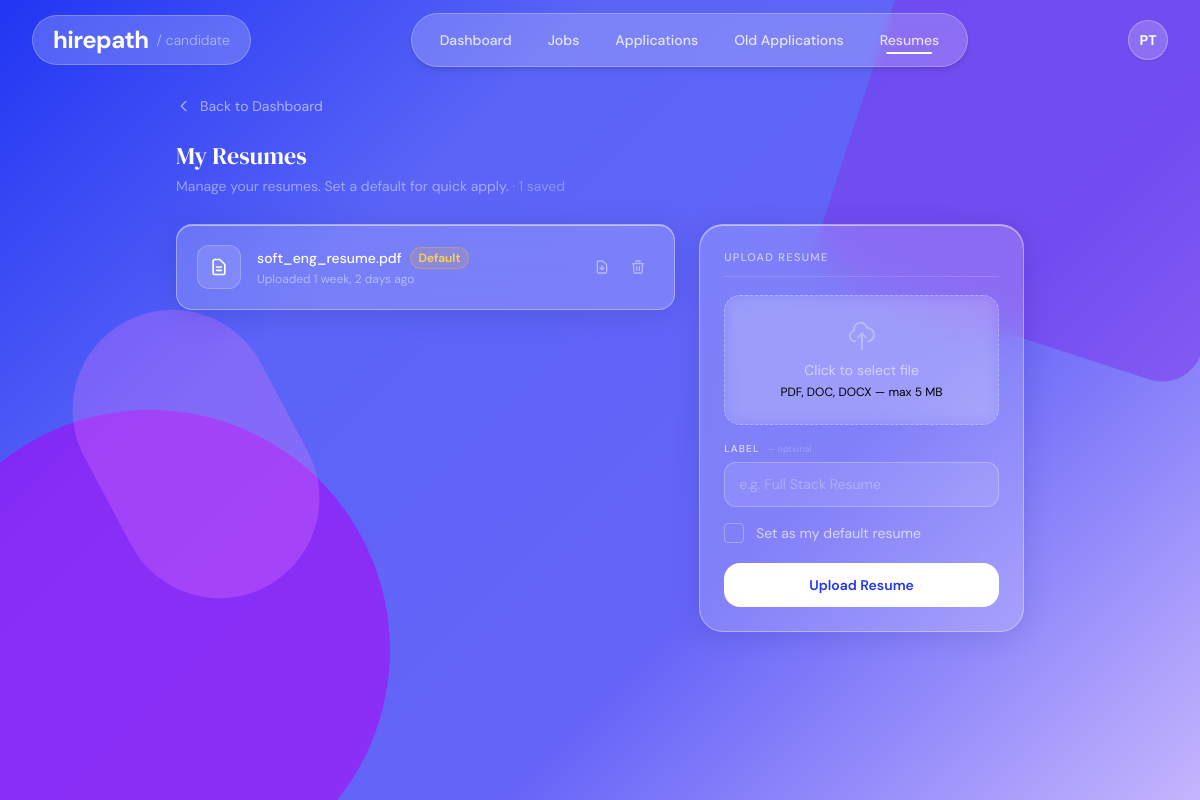
Before: /applications/resumes/ (signed in) with the older database file.
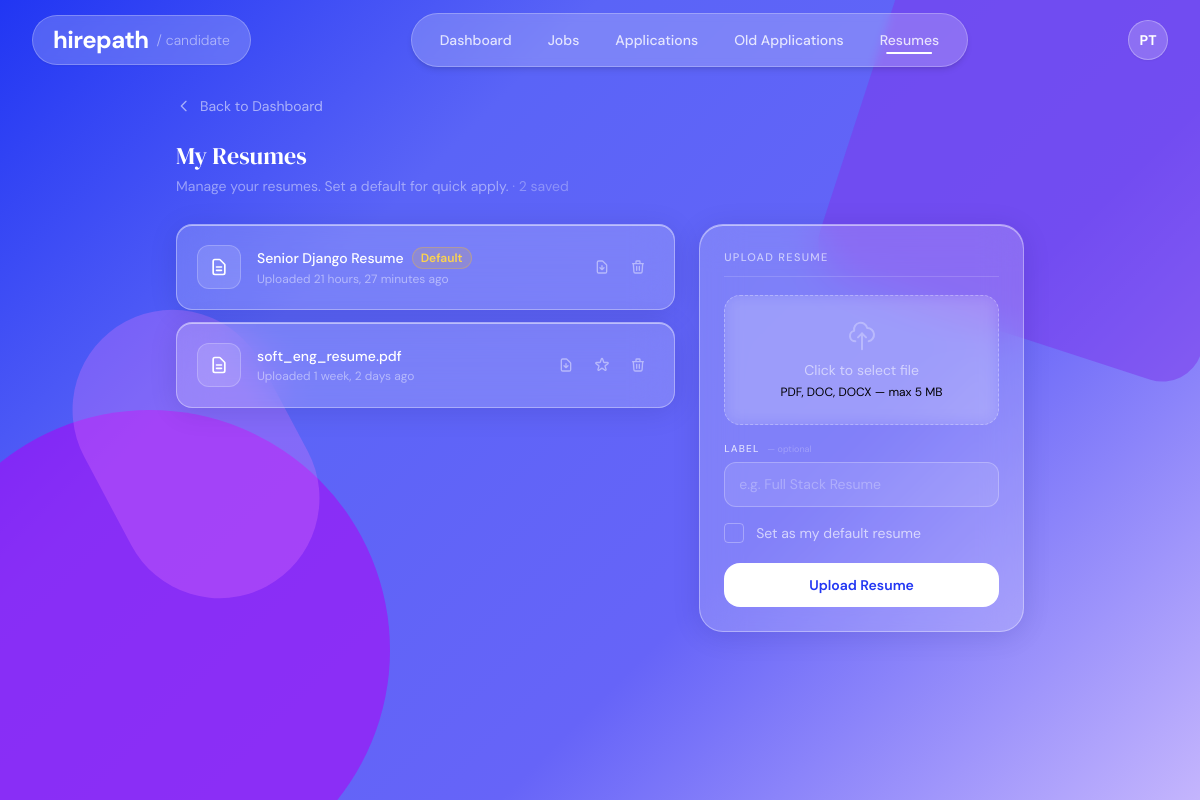
After: the same page with the newer database file.
### accounts/models.py (models this page shows, shortened)
class CandidateProfile(models.Model):
    user            = models.OneToOneField(User, on_delete=models.CASCADE)
    phone           = models.CharField(max_length=20, blank=True)
    about           = models.TextField(blank=True)
    education       = models.TextField(blank=True)
    experience      = models.IntegerField(default=0)
    skills          = models.TextField(blank=True)
    profile_picture = models.ImageField(
                        upload_to='profile_pictures/',
                        blank=True,
                        null=True,
                      )

### applications/models.py (models this page shows, shortened)
class Resume(models.Model):
    candidate   = models.ForeignKey(
                    'accounts.CandidateProfile',
                    on_delete=models.CASCADE,
                    related_name="resumes",
                  )
    file        = models.FileField(upload_to="resumes/")
    label       = models.CharField(
                    max_length=100, blank=True,
                    help_text="Optional label, e.g. 'Software Engineer Resume v2'",
                  )
    uploaded_at = models.DateTimeField(auto_now_add=True)
    is_default  = models.BooleanField(default=False)
    class Meta:
        ordering = ["-uploaded_at"]
    @property
    def filename(self):
        return self.file.name.split("/")[-1]

### applications/views.py (the view)
# urls.py: path("resumes/",                         views.resume_manager,           name="resume_manager"),
@login_required
def resume_manager(request):
    candidate = _get_candidate(request)
    if not candidate:
        return redirect("company_dashboard")
    resumes = candidate.resumes.all()
    if request.method == "POST":
        form = ResumeUploadForm(request.POST, request.FILES)
        if form.is_valid():
            resume = form.save(commit=False)
            resume.candidate = candidate
            if resume.is_default:
                candidate.resumes.update(is_default=False)
            resume.save()
            messages.success(request, "Resume uploaded successfully.")
            return redirect("resume_manager")
    else:
        form = ResumeUploadForm()
    return render(request, "applications/resume_manager.html", {
        "resumes": resumes,
        "form":    form,
    })

### applications/forms.py
class ResumeUploadForm(forms.ModelForm):
    class Meta:
        model = Resume
        fields = ["file", "label", "is_default"]
        widgets = {
            "file": forms.ClearableFileInput(attrs={"accept": ".pdf,.doc,.docx"}),
            "label": forms.TextInput(attrs={"placeholder": "e.g. Backend Developer Resume"}),
        }
        labels = {
            "is_default": "Set as my default resume",
        }

### applications/views.py (called while the page is built)
def _get_candidate(request):
    return getattr(request.user, "candidateprofile", None)

### jobs/context_processors.py (called while the page is built)
def to_shortlist_count(request):
    if not request.user.is_authenticated:
        return {}
    try:
        company = CompanyProfile.objects.get(user=request.user)
        count = Job.objects.filter(
            company=company,
            results_published=True,
            shortlist_email_sent=False,
        ).count()
        return {'to_shortlist_count': count}
    except CompanyProfile.DoesNotExist:
        return {}

### templates/applications/resume_manager.html (shortened to what the changed rows need)
{% extends "candidate_base.html" %}
{% block main_content %}
<main class="max-w-4xl mx-auto px-4 md:px-6 pt-[12vh] pb-12 relative z-10">
  <div class="mb-7 flex items-center justify-between">
    <div>
      <h1 class="font-serif-display text-2xl text-white">My Resumes</h1>
      <p class="text-white/45 text-sm mt-1">
        Manage your resumes. Set a default for quick apply.
        <span class="text-white/30">· {{ resumes.count }} saved</span>
      </p>
    </div>
  </div>
  <div class="grid grid-cols-1 lg:grid-cols-5 gap-6">
    <div class="lg:col-span-3 flex flex-col gap-3">
      {% if resumes %}
        {% for resume in resumes %}
        <div class="resume-card glass-card rounded-2xl p-5 flex items-center gap-4">
          <div class="w-11 h-11 rounded-xl flex-shrink-0 flex items-center justify-center"
               style="background: rgba(255,255,255,0.12); border: 1px solid rgba(255,255,255,0.22);">
            <svg class="w-5 h-5 text-white" fill="none" stroke="currentColor" viewBox="0 0 24 24">
              <path stroke-linecap="round" stroke-linejoin="round" stroke-width="2" d="M9 12h6m-6 4h6m2 5H7a2 2 0 01-2-2V5a2 2 0 012-2h5.586a1 1 0 01.707.293l5.414 5.414a1 1 0 01.293.707V19a2 2 0 01-2 2z"/>
            </svg>
          </div>
          <div class="flex-1 min-w-0">
            <div class="flex items-center gap-2 mb-0.5">
              <p class="text-white text-sm font-medium truncate">{{ resume.label|default:resume.filename }}</p>
              {% if resume.is_default %}
              <span class="pill rounded-full px-2 py-0.5 text-xs flex-shrink-0">Default</span>
              {% endif %}
            </div>
            <p class="text-white/45 text-xs">Uploaded {{ resume.uploaded_at|timesince }} ago</p>
          </div>
          <div class="flex items-center gap-1 flex-shrink-0">
            <a href="{{ resume.file.url }}" target="_blank"
               title="Download"
               class="text-white/45 hover:text-white transition-colors p-2 rounded-xl hover:bg-white/10">
              <svg class="w-4 h-4" fill="none" stroke="currentColor" viewBox="0 0 24 24">
                <path stroke-linecap="round" stroke-linejoin="round" stroke-width="2" d="M12 10v6m0 0l-3-3m3 3l3-3m2 8H7a2 2 0 01-2-2V5a2 2 0 012-2h5.586a1 1 0 01.707.293l5.414 5.414a1 1 0 01.293.707V19a2 2 0 01-2 2z"/>
              </svg>
            </a>
            {% if not resume.is_default %}
            <form method="post" action="{% url 'set_default_resume' resume.id %}" class="inline">
              <button type="submit" title="Set as default"
                      class="text-white/45 hover:text-amber-400 transition-colors p-2 rounded-xl hover:bg-amber-500/10">
              </button>
            </form>
            {% endif %}
            <form method="post" action="{% url 'delete_resume' resume.id %}" class="inline"
                  onsubmit="return confirm('Delete this resume? Applications using it won\'t be affected.')">
              <button type="submit" title="Delete"
                      class="text-white/45 hover:text-red-400 transition-colors p-2 rounded-xl hover:bg-red-500/10">
                <svg class="w-4 h-4" fill="none" stroke="currentColor" viewBox="0 0 24 24">
                  <path stroke-linecap="round" stroke-linejoin="round" stroke-width="2" d="M19 7l-.867 12.142A2 2 0 0116.138 21H7.862a2 2 0 01-1.995-1.858L5 7m5 4v6m4-6v6m1-10V4a1 1 0 00-1-1h-4a1 1 0 00-1 1v3M4 7h16"/>
                </svg>
              </button>
            </form>
          </div>
        </div>
        {% endfor %}
      {% endif %}
    </div>
  </div>
</main>
{% endblock %}

Changed rows visible on the page:
computed for CandidateProfile: count "1" → "2"
added Resume: label "Senior Django Resume", is_default "Default", uploaded_at "21 hours, 27 minutes"
changed Resume "soft_eng_resume.pdf": no longer shows "Default"
